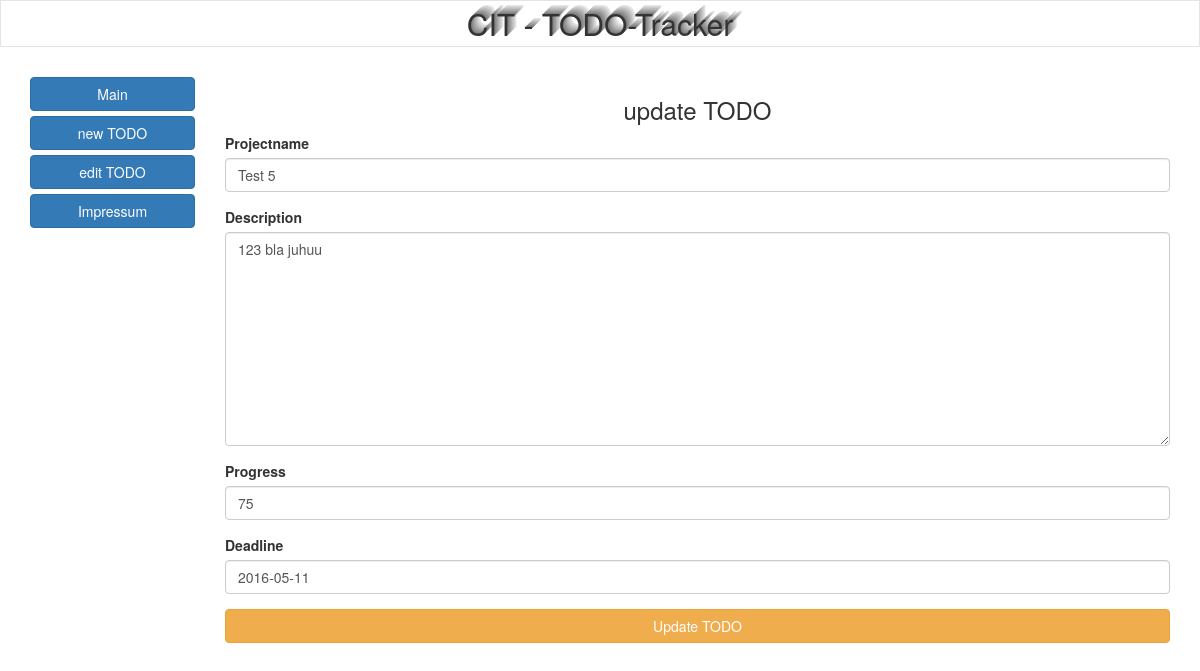
The app's page /update_todo/36/ with its own data.
### home/models.py (models this page shows, shortened)
class Todo(models.Model):
    projectname = models.CharField(max_length=100)
    description = models.TextField(max_length=500)
    progress = models.SmallIntegerField(default=0, validators=[MinValueValidator(0), MaxValueValidator(100)])
    deadline = models.DateField(blank=True, null=True)
    created_date = models.DateTimeField(default=timezone.now)

### home/views.py (the view)
# urls.py: url(r'^update_todo/(?P<pk>\d+)/$', views.update_todo, name='update_todo'),
def update_todo(request, pk):
    if request.method == "POST":
        form = TodoUpdateForm(request.POST)
        if form.is_valid():
            todo = Todo.objects.get(pk=pk)
            todo.projectname = request.POST['projectname']
            todo.description = request.POST['description']
            todo.progress = request.POST['progress']
            todo.deadline = request.POST['deadline']
            todo.save()
            todos = Todo.objects.order_by('created_date')
            return render(request, 'index.html', {'todos': todos})
    else:
        todo = Todo.objects.get(pk=pk)
        form = TodoUpdateForm(initial={'pk': todo.pk, 'projectname': todo.projectname, 'description': todo.description,
                                'progress': todo.progress, 'deadline': todo.deadline,
                                'created_date': todo.created_date})
        context = {'form': form, 'update_todo': True}
        return render(request, 'updatetodo.html', context)

### home/forms.py
class TodoUpdateForm(ModelForm):
    class Meta:
        model = Todo
        include = ('projectname', 'description', 'progress', 'deadline')
        exclude = ('pk', 'created_date')

### templates/updatetodo.html (shortened to what this page needs)
<!DOCTYPE html>
<html lang="de">
  <head>
      {% load staticfiles %}
    <link href="{% static 'css/bootstrap.min.css' %}" rel="stylesheet">
    <link rel="stylesheet" type="text/css" href="{% static 'css/style.css' %}">
  </head>
  <body>
      <h2>CIT - TODO-Tracker</h2>
    <div class="container">
      <div class="row">
        <div class="col-md-2">
            {% load bootstrap3 %}
            {% buttons %}
            {% bootstrap_button "Main" button_type="link" icon="glyphicon glyphicon-menu-right" href="/" button_class="btn btn-primary btn-block" %}
            {% bootstrap_button "new TODO" button_type="link" icon="glyphicon glyphicon-menu-right" href="/create_todo" button_class="btn btn-primary btn-block" %}
            {% bootstrap_button "edit TODO" button_type="link" icon="glyphicon glyphicon-menu-right" href="/edit_todo" button_class="btn btn-primary btn-block" %}
            {% bootstrap_button "Impressum" button_type="link" icon="glyphicon glyphicon-menu-right" href="/impressum" button_class="btn btn-primary btn-block" %}
            {% endbuttons %}
        </div>
        <div class="col-md-10">
        <h3>update TODO</h3>
          {% load bootstrap3 %}
        <form method="POST" class="form">{% csrf_token %}
           {% bootstrap_form form %}
          {% buttons %}
            {% bootstrap_button "Update TODO" button_type="submit" icon="refresh" button_class="btn btn-warning  btn-block" name="update" value="updatetodo" %}
          {% endbuttons %}
        </form>
        </div>
      </div>
    </div>
  </body>
</html>

### home/static/css/style.css (style rules this page uses)
h2 { text-align: center; border: 1px #e4e4e4 solid; font: bold; text-shadow: 1px -1px 0px hsla(0, 0%, 50%, 1), 2px -2px 0px hsla(0, 0%, 55%, 1), 3px -3px 0px hsla(0, 0%, 60%, 1), 4px -4px 0px hsla(0, 0%, 65%, 1), 5px -5px 0px hsla(0, 0%, 70%, 1), 6px -6px 0px hsla(0, 0%, 75%, 1), 7px -7px 0px hsla(0, 0%, 80%, 1), 8px -8px 0px hsla(0, 0%, 85%, 1), 9px -9px 0px hsla(0, 0%, 90%, 1); padding: .2em; margin: 0; }
h3 { text-align: center; bottom: 0px; }
.container { padding-top: 30px; }

### records on screen
Todo: projectname "Test 5", description "123 bla juhuu", progress "75", deadline "2016-05-11"
